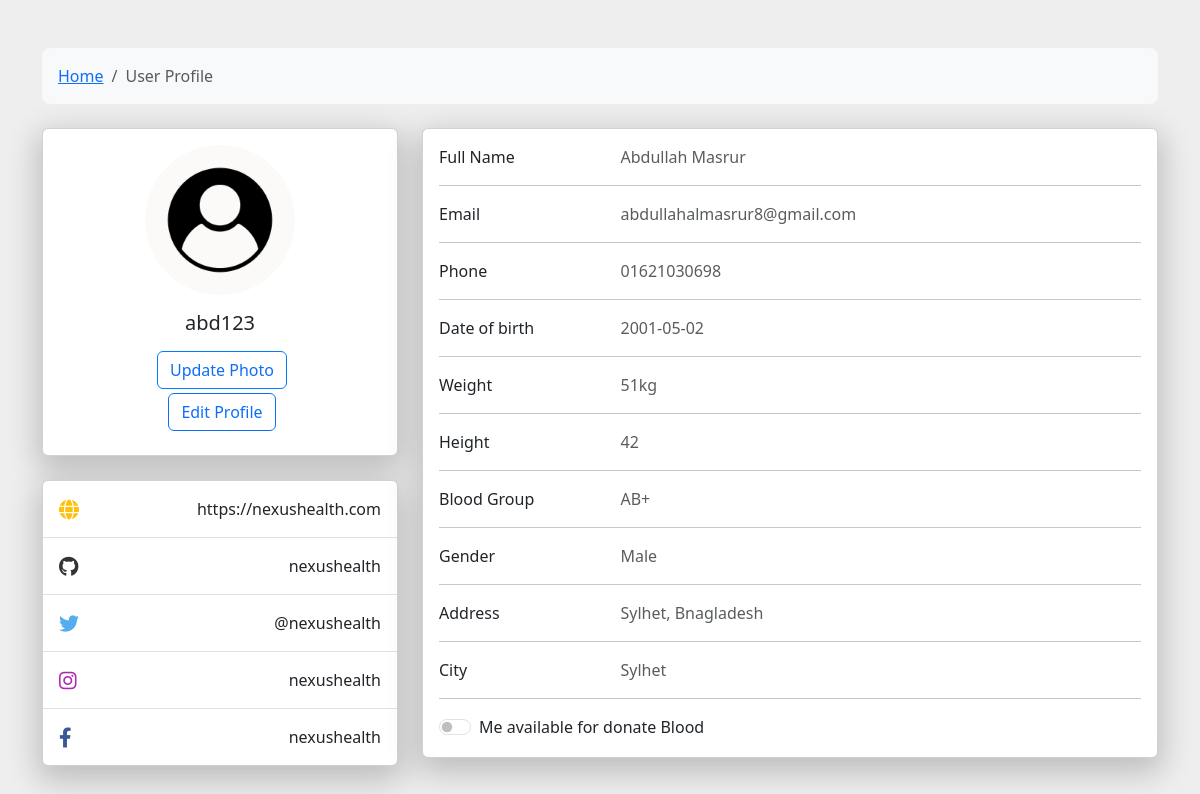
Page /Homepage/profile.php (signed in) on the committed database.
### tables this page shows
CREATE TABLE `register` (
  `id` int(255) NOT NULL,
  `firstName` varchar(255) NOT NULL,
  `lastName` varchar(255) NOT NULL,
  `userName` varchar(255) NOT NULL,
  `email` varchar(255) NOT NULL,
  `pass` varchar(255) NOT NULL,
  `pNumber` varchar(255) NOT NULL,
  `dob` varchar(255) NOT NULL,
  `weight` varchar(255) NOT NULL,
  `height` varchar(255) NOT NULL,
  `sex` varchar(255) NOT NULL,
  `bloodGroup` varchar(255) NOT NULL,
  `address` varchar(255) NOT NULL,
  `city` varchar(255) NOT NULL,
  `verifytoken` varchar(255) NOT NULL,
  `verifystatus` int(255) NOT NULL DEFAULT 0 COMMENT '0 = No\r\n\r\n1 = Yes',
  `profilepic` varchar(255) NOT NULL DEFAULT '../ProfilePictures/Default.jpg'
);

### Database/sessionUserData.php (called while the page is built)
<?php
if (isset($_SESSION['userName'])) {
    $loggedInUser = mysqli_query($conn, "SELECT * FROM `register` WHERE userName = '{$_SESSION['userName']}' OR email = '{$_SESSION['userName']}'");
}
$row = mysqli_fetch_assoc($loggedInUser);
?>

### Homepage/profile.php (the view, shortened to what this page needs)
<?php
include "../Database/connection.php";
include '../Database/sessionUserData.php'
    ?>
<!DOCTYPE html>
<html lang="en">
<head>
    <link href="https://cdnjs.cloudflare.com/ajax/libs/font-awesome/6.0.0-beta2/css/all.min.css" rel="stylesheet">
    <link href="https://cdn.jsdelivr.net/npm/bootstrap@5.3.0/dist/css/bootstrap.min.css" rel="stylesheet"
>
    <link rel="stylesheet" href="styles.css">
    <link href="https://cdn.jsdelivr.net/npm/bootstrap@5.3.0/dist/css/bootstrap.min.css" rel="stylesheet"
>
    <link href="https://cdn.jsdelivr.net/npm/bootstrap@5.3.0/dist/css/bootstrap.bundle.min.css" rel="stylesheet"
>
</head>
<body>
    <section style="background-color: #eee;">
        <div class="container py-5">
            <div class="row">
                <div class="col">
                    <nav aria-label="breadcrumb" class="bg-light rounded-3 p-3 mb-4">
                        <ol class="breadcrumb mb-0">
                            <li class="breadcrumb-item"><a href="index.php">Home</a></li>
                            <li class="breadcrumb-item active" aria-current="page">User Profile</li>
                        </ol>
                    </nav>
                </div>
            </div>
            <div class="row">
                <div class="col-lg-4">
                    <div class="card mb-4">
                        <div class="card-body text-center">
                            <img src="<?php echo $row['profilepic'] ?>" alt="avatar" class="rounded-circle img-fluid"
                                style="width: 150px;">
                            <h5 class="my-3">
                                <?php echo $row['userName'] ?>
                            </h5>
                            <div class=" justify-content-center mb-2">
                                <form id="profileForm" action="update_profile.php" method="POST"
                                    enctype="multipart/form-data">
                                    <label for="photoInput"
                                        class="custom-file-upload btn btn-outline-primary mb-1 ms-1">Update
                                        Photo</label>
                                </form>
                                <button type="button" class="btn btn-outline-primary ms-1" data-bs-toggle="modal"
                                    data-bs-target="#editProfileModal">Edit Profile</button>
                            </div>
                        </div>
                    </div>
                    <div class="card mb-4 mb-lg-0">
                        <div class="card-body p-0">
                            <ul class="list-group list-group-flush rounded-3">
                                <li class="list-group-item d-flex justify-content-between align-items-center p-3">
                                    <i class="fas fa-globe fa-lg text-warning"></i>
                                    <p class="mb-0">https://nexushealth.com</p>
                                </li>
                                <li class="list-group-item d-flex justify-content-between align-items-center p-3">
                                    <i class="fab fa-github fa-lg" style="color: #333333;"></i>
                                    <p class="mb-0">nexushealth</p>
                                </li>
                                <li class="list-group-item d-flex justify-content-between align-items-center p-3">
                                    <i class="fab fa-twitter fa-lg" style="color: #55acee;"></i>
                                    <p class="mb-0">@nexushealth</p>
                                </li>
                                <li class="list-group-item d-flex justify-content-between align-items-center p-3">
                                    <i class="fab fa-instagram fa-lg" style="color: #ac2bac;"></i>
                                    <p class="mb-0">nexushealth</p>
                                </li>
                                <li class="list-group-item d-flex justify-content-between align-items-center p-3">
                                    <i class="fab fa-facebook-f fa-lg" style="color: #3b5998;"></i>
                                    <p class="mb-0">nexushealth</p>
                                </li>
                            </ul>
                        </div>
                    </div>
                </div>
                <div class="col-lg-8">
                    <div class="card mb-4">
                        <div class="card-body">
                            <div class="row">
                                <div class="col-sm-3">
                                    <p class="mb-0">Full Name</p>
                                </div>
                                <div class="col-sm-9">
                                    <p class="text-muted mb-0">
                                        <?php echo $row['firstName'] . ' ' . $row['lastName'] ?>
                                    </p>
                                </div>
                            </div>
                            <hr>
                            <div class="row">
                                <div class="col-sm-3">
                                    <p class="mb-0">Email</p>
                                </div>
                                <div class="col-sm-9">
                                    <p class="text-muted mb-0">
                                        <?php echo $row['email'] ?>
                                    </p>
                                </div>
                            </div>
                            <hr>
                            <div class="row">
                                <div class="col-sm-3">
                                    <p class="mb-0">Phone</p>
                                </div>
                                <div class="col-sm-9">
                                    <p class="text-muted mb-0">
                                        <?php echo $row['pNumber'] ?>
                                    </p>
                                </div>
                            </div>
                            <hr>
                            <div class="row">
                                <div class="col-sm-3">
                                    <p class="mb-0">Date of birth</p>
                                </div>
                                <div class="col-sm-9">
                                    <p class="text-muted mb-0">
                                        <?php echo $row['dob'] ?>
                                    </p>
                                </div>
                            </div>
                            <hr>
                            <div class="row">
                                <div class="col-sm-3">
                                    <p class="mb-0">Weight</p>
                                </div>
                                <div class="col-sm-9">
                                    <p class="text-muted mb-0">
                                        <?php echo $row['weight'] ?>
                                    </p>
                                </div>
                            </div>
                            <hr>
                            <div class="row">
                                <div class="col-sm-3">
                                    <p class="mb-0">Height</p>
                                </div>
                                <div class="col-sm-9">
                                    <p class="text-muted mb-0">
                                        <?php echo $row['height'] ?>
                                    </p>
                                </div>
                            </div>
                            <hr>
                            <div class="row">
                                <div class="col-sm-3">
                                    <p class="mb-0">Blood Group</p>
                                </div>
                                <div class="col-sm-9">
                                    <p class="text-muted mb-0">
                                        <?php echo $row['bloodGroup'] ?>
                                    </p>
                                </div>
                            </div>
                            <hr>
                            <div class="row">
                                <div class="col-sm-3">
                                    <p class="mb-0">Gender</p>
                                </div>
                                <div class="col-sm-9">
                                    <p class="text-muted mb-0">
                                        <?php echo $row['sex'] ?>
                                    </p>
                                </div>
                            </div>
                            <hr>
                            <div class="row">
                                <div class="col-sm-3">
                                    <p class="mb-0">Address</p>
                                </div>
                                <div class="col-sm-9">
                                    <p class="text-muted mb-0">
                                        <?php echo $row['address'] ?>
                                    </p>
                                </div>
                            </div>
                            <hr>
                            <div class="row">
                                <div class="col-sm-3">
                                    <p class="mb-0">City</p>
                                </div>
                                <div class="col-sm-9">
                                    <p class="text-muted mb-0">
                                        <?php echo $row['city'] ?>
                                    </p>
                                </div>
                            </div>
                            <hr>
                            <div class="col-md-12">
                                <form method="post" action="update_profile.php">
                                    <div class="form-check form-switch">
                                        <input class="form-check-input" value="off" type="checkbox"
                                            id="notificationSwitch" name="notificationSwitch"
                                            onchange="this.form.submit()" <?php echo $_SESSION['isChecked']; ?>>
                                        <label class="form-check-label" for="notificationSwitch">Me available for donate
                                            Blood</label>
                                    </div>
                                </form>
                            </div>
                        </div>
                    </div>
                </div>
            </div>
        </div>
    </section>
</body>
</html>

### Homepage/styles.css (style rules this page uses)
.card { overflow: hidden; cursor: pointer; position: relative; box-shadow: 0 10px 30px 5px rgba(0, 0, 0, 0.2); }
a { inset: auto auto 40px 30px; color: inherit; text-decoration: none; }

### Homepage/profile.php (style rules this page uses)
.custom-file-upload { border: 1px solid #007bff; display: inline-block; padding: 6px 12px; cursor: pointer; }

### rows in the picture
register: profilepic (placeholder picture), userName "abd123", firstName "Abdullah", lastName "Masrur", email "abdullahalmasrur8@gmail.com", pNumber "01621030698", dob "2001-05-02", weight "51kg", height "42", bloodGroup "AB+", sex "Male", address "Sylhet, Bnagladesh", city "Sylhet"
